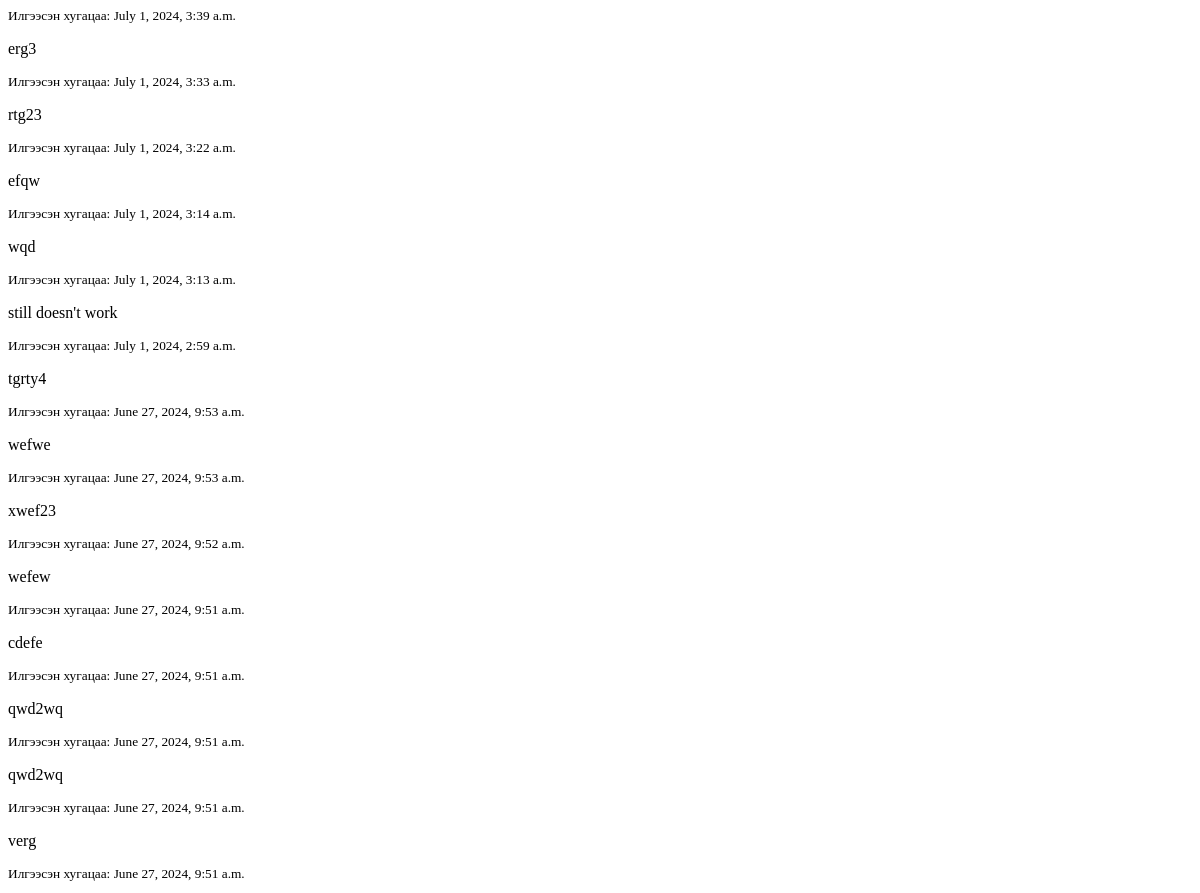
The app's page /comments/ (upper part), older data.
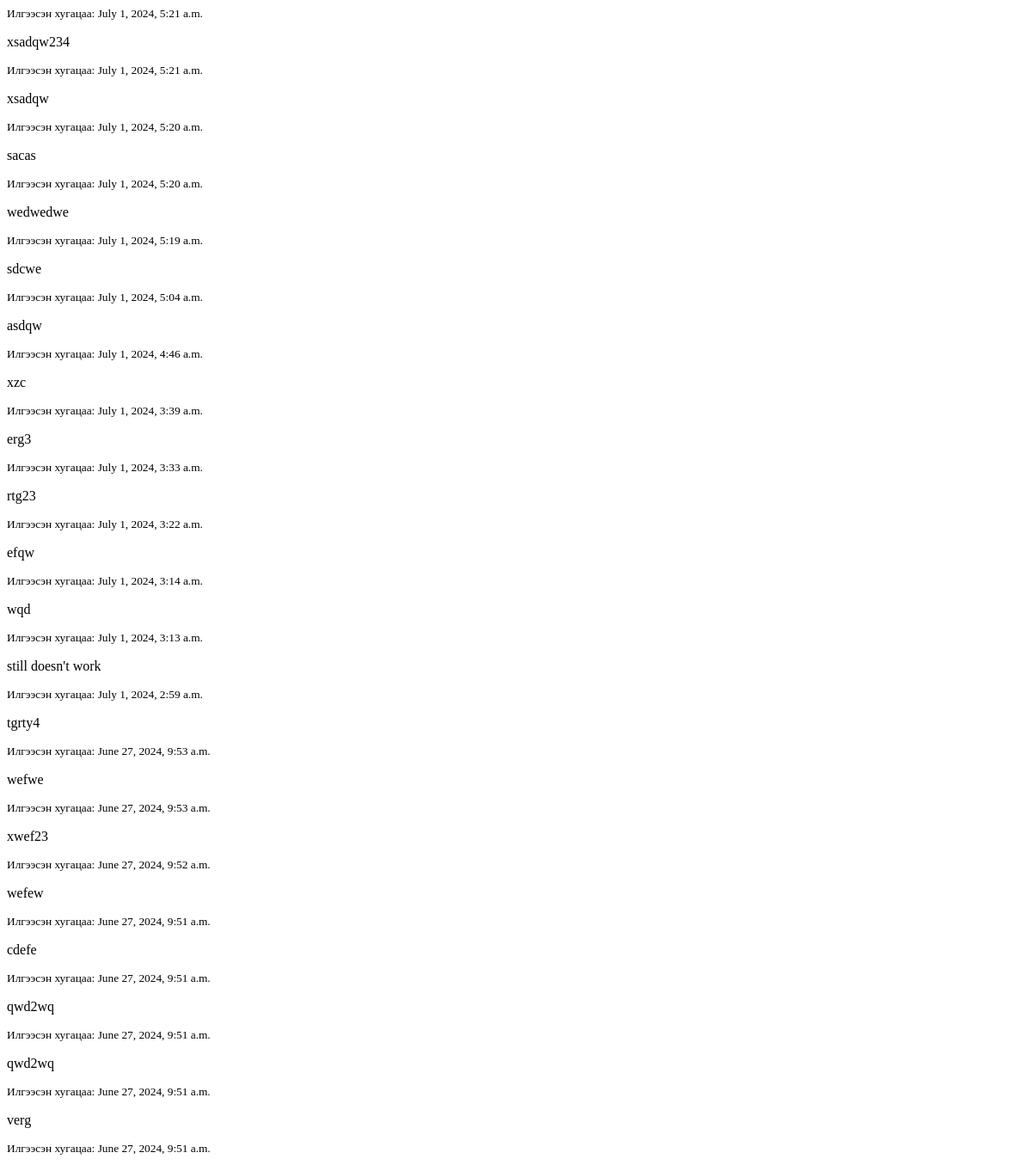
The same page, newer data.
### members/models.py (models this page shows, shortened)
class Comment(models.Model):
    text = models.TextField()
    created_date = models.DateTimeField(default=timezone.now)

### members/views.py (the view)
# urls.py: path("", views.show_comment, name="comments"),
def show_comment(request):
    comments = Comment.objects.all().order_by("-created_date")
    context = {"comments": comments}
    return render(request, "comments.html", context)

### members/templates/comments.html
<div id="commentList">
    {% for comment in comments %}
        <div class="comment">
            <small>Илгээсэн хугацаа: {{ comment.created_date }}</small>
            <p>{{ comment.text }}</p>
        </div>
    {% empty %}
        <p>No comments yet.</p>
    {% endfor %}
</div>

Row changes from the older to the newer data that the page shows:
added Comment: created_date "July 1, 2024, 5:21 a.m.", text "xsadqw234"
added Comment: created_date "July 1, 2024, 5:21 a.m.", text "xsadqw"
added Comment: created_date "July 1, 2024, 5:20 a.m.", text "sacas"
added Comment: created_date "July 1, 2024, 5:20 a.m.", text "wedwedwe"
added Comment: created_date "July 1, 2024, 5:19 a.m.", text "sdcwe"
added Comment: created_date "July 1, 2024, 5:04 a.m.", text "asdqw"
added Comment: created_date "July 1, 2024, 4:46 a.m.", text "xzc"
